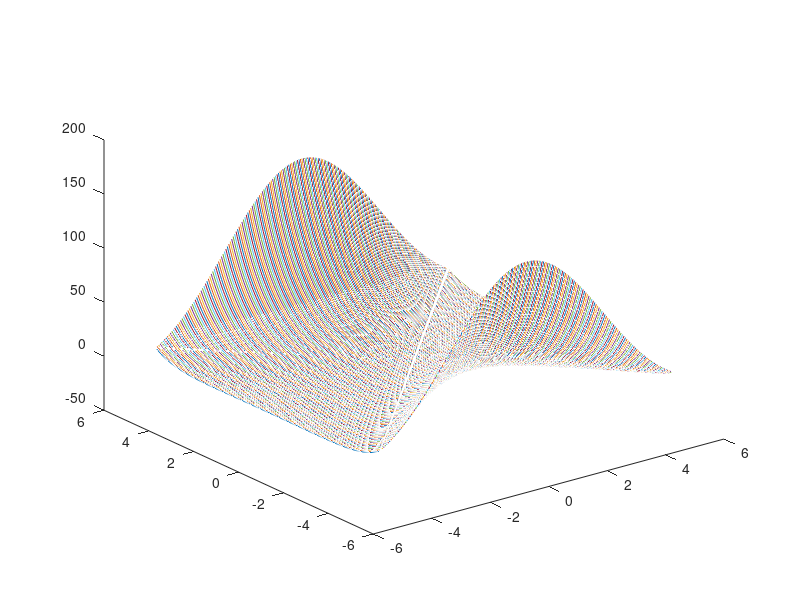
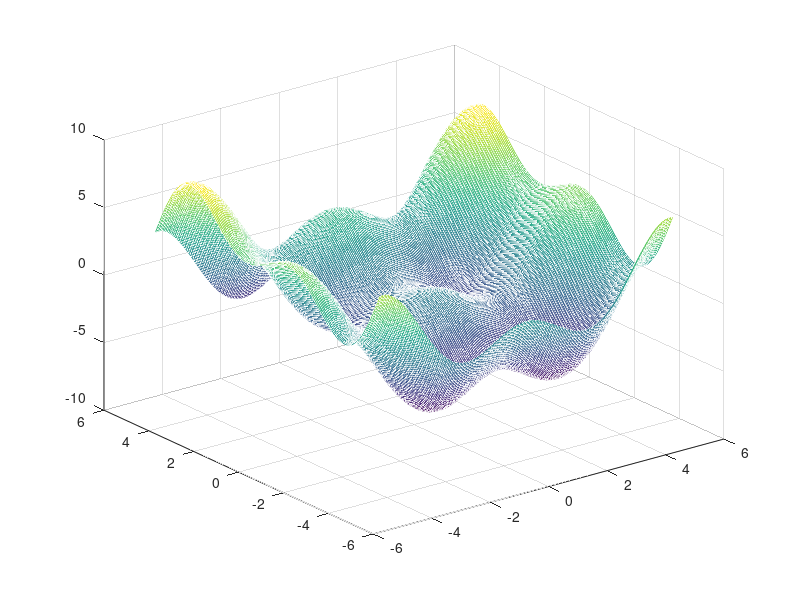

Source code (MATLAB) for these figures, in order:
disp("first(plot3)");
[x,y] = meshgrid(-5:0.05:5,-5:0.05:5);
a = 10;
b = sqrt(x.^2-y.^2);
z = a .* sin(b)./b;
figure;
plot3(x,y,z);
disp("second(mesh)");
[x1,y1] = meshgrid(-5:0.05:5,-5:0.05:5);
z1 = -x1.*sin(x1)-y1.*cos(y1);
figure;
mesh(x1,y1,z1);